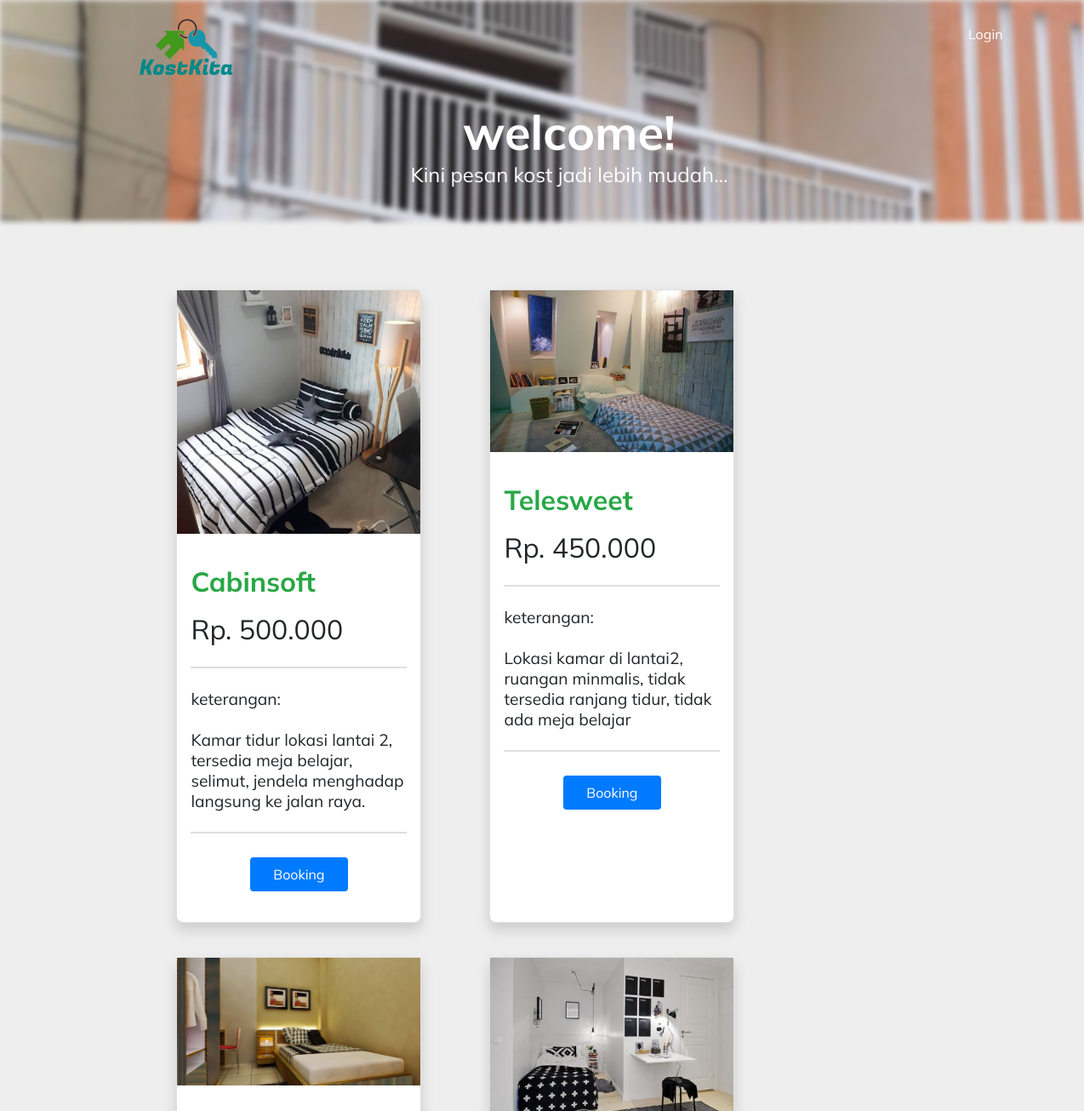
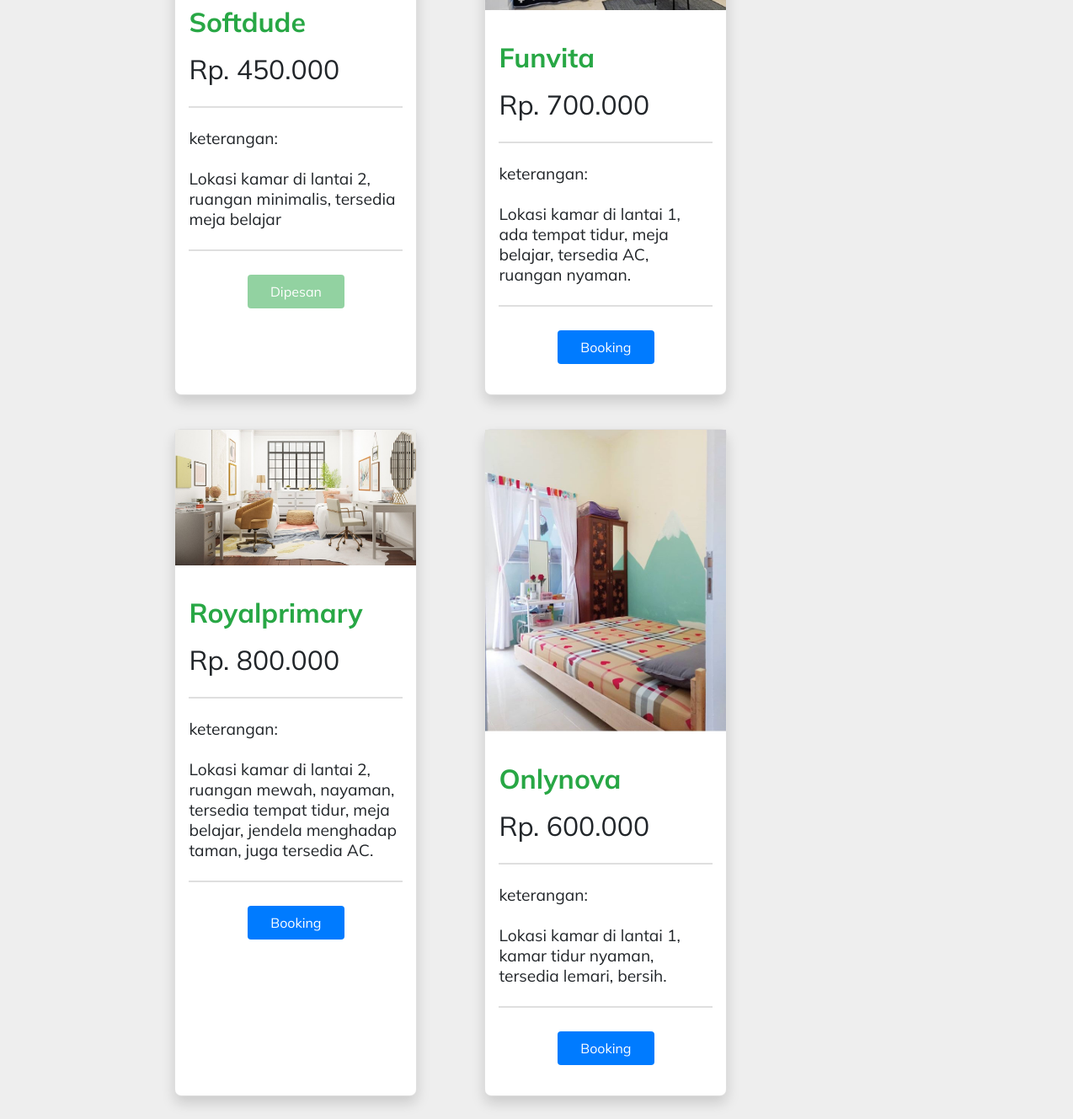
The page / on the database its author committed (2 pictures, top to bottom).
### tables this page shows
CREATE TABLE `produk` (
  `produk_id` int(11) NOT NULL,
  `nama_produk` varchar(100) NOT NULL,
  `harga` decimal(9,0) NOT NULL,
  `deskripsi` varchar(500) NOT NULL,
  `gambar` varchar(255) NOT NULL,
  `status` enum('0','1') NOT NULL
);

### _functions.php (called while the page is built, shortened)
<?php
require_once('connection.php');
function query($sql)
{
	global $conn;
	$query = mysqli_query($conn, $sql);
	if ($query->num_rows) {
		while ($row = mysqli_fetch_assoc($query)) {
			$results[] = $row;
		}
		return $results;
	}
	return [];
}

### index.php (the view, shortened to what this page needs)
<?php
require_once('_functions.php');
$product = query("SELECT * FROM produk");
?>
<?php require_once('./layouts/header.php') ?>
<div class="container mt-2 mb-4">
	<div class="d-flex flex-wrap">
		<?php if (!empty($product)) : ?>
			<?php foreach ($product as $p) :  ?>
				<div class="card shadow ml-3 mt-2">
					<img src="./asset/img/produk/<?= $p['gambar']; ?>" alt="">
					<div class="card-body">
						<h2 class="text-success"><?= $p['nama_produk']; ?></h2>
						<h2 class="mt-1 font-weight-normal">Rp. <?= number_format($p['harga'], 0, ',', '.') ?></h2>
						<hr>
						<p>keterangan:</p>
						<p><?= $p['deskripsi']; ?></p>
						<hr>
						<div class="text-center">
							<?php if ($p['status'] == '1') : ?>
								<a href="booking.php?produk_id=<?= $p['produk_id']; ?>&nama_produk=<?= $p['nama_produk']; ?>" class="btn btn-success disabled">Dipesan</a>
							<?php else : ?>
								<a href="booking.php?produk_id=<?= $p['produk_id']; ?>&nama_produk=<?= $p['nama_produk']; ?>" class="btn btn-primary">Booking</a>
							<?php endif; ?>
						</div>
					</div>
				</div>
			<?php endforeach; ?>
		<?php endif; ?>
	</div>
</div>
<?php require_once('layouts/footer.php') ?>

### layouts/header.php (shortened to what this page needs)
<!DOCTYPE html>
<html lang="en">
<head>
	<link rel="stylesheet" href="http://localhost/kostkita/asset/css/style.css">
</head>
<body>
	<div class="header">
		<div class="jumbotron-bg"></div>
		<div class="jumbotron">
			<div class="container">
				<div class="d-flex justify-content-between">
					<img class="logo" src="./asset/img/KostKita.png" alt="" width="100px">
					<div style="line-height: 80px">
						<a href="login.php" class="text-white">Login</a>
					</div>
				</div>
				<div class="container text-center">
					<h1 class="text-white">welcome!</h1>
					<p class="text-white">Kini pesan kost jadi lebih mudah...</p>
				</div>
			</div>
		</div>
	</div>

### layouts/footer.php
</body>
</html>

### asset/css/style.css (style rules this page uses)
* { margin: 0; padding: 0; font-size: 16px; color: rgb(33, 37, 41); font-family: "Mulish", sans-serif; }
.header { position: relative; }
.jumbotron-bg { height: 260px; background-image: url(http://localhost/kostkita/asset/img/jumbotron.jpg); background-size: cover; background-repeat: no-repeat; background-position: 0px -100px; filter: blur(3px); }
.container { width: 80%; margin: auto; }
.jumbotron { padding: 0 2rem 2rem 2rem; position: absolute; width: 100%; top: 0; }
.text-center { text-align: center; }
.logo { width: 120px; }
a { text-decoration: none; font-size: 1rem !important; }
h1 { font-size: 3.5rem; }
h2 { font-size: 2rem; }
p { font-size: 1.5rem; }
hr { border: 0.2px solid rgba(0, 0, 0, 0.125); margin-top: 1.5rem; margin-bottom: 1.5rem; }
.text-white { color: white; }
.text-success { color: rgb(40, 167, 69); }
.card { width: 287.986px; border: 1px solid rgba(0, 0, 0, 0.125); box-sizing: border-box; border-radius: 8px; padding: 0 !important; background-color: white; }
.card img { width: 100%; }
.card-body { padding: 2rem 1rem 2rem 1rem; }
.card-body p { font-size: 1.2rem; margin-bottom: 1.5rem; }
.mt-1 { margin-top: 1rem !important; }
.mt-2 { margin-top: 2.5rem !important; }
.mb-4 { margin-bottom: 6rem !important; }
.ml-3 { margin-left: 5rem; }
.disabled { pointer-events: none; cursor: default; opacity: 0.5; }
.btn { border-radius: 4px; border: none; padding: 10px 27px; text-align: center; text-decoration: none; display: inline-block; font-size: 16px; margin: 4px 2px; cursor: pointer; }
.btn-primary { background-color: rgb(0, 123, 255); color: white; }
.btn-success { background-color: rgb(40, 167, 69); color: white; }
.d-flex { display: flex; }
.justify-content-between { justify-content: space-between; }
.flex-wrap { flex-wrap: wrap; }
.font-weight-normal { font-weight: normal; }
.shadow { box-shadow: rgba(0, 0, 0, 0.15) 0px 8px 16px 0px; }
body { background-color: rgb(238, 238, 238); }

### rows shown on the page
produk: gambar (picture), nama_produk "Cabinsoft", harga "500.000", deskripsi "Kamar tidur lokasi lantai 2, tersedia meja belajar, selimut, jendela menghadap langsung ke jalan raya."
produk: gambar (picture), nama_produk "Telesweet", harga "450.000", deskripsi "Lokasi kamar di lantai2, ruangan minmalis, tidak tersedia ranjang tidur, tidak ada meja belajar"
produk: gambar (picture), nama_produk "Softdude", harga "450.000", deskripsi "Lokasi kamar di lantai 2, ruangan minimalis, tersedia meja belajar"
produk: gambar (picture), nama_produk "Funvita", harga "700.000", deskripsi "Lokasi kamar di lantai 1, ada tempat tidur, meja belajar, tersedia AC, ruangan nyaman."
produk: gambar (picture), nama_produk "Royalprimary", harga "800.000", deskripsi "Lokasi kamar di lantai 2, ruangan mewah, nayaman, tersedia tempat tidur, meja belajar, jendela menghadap taman, juga tersedia AC."
produk: gambar (picture), nama_produk "Onlynova", harga "600.000", deskripsi "Lokasi kamar di lantai 1, kamar tidur nyaman, tersedia lemari, bersih."
